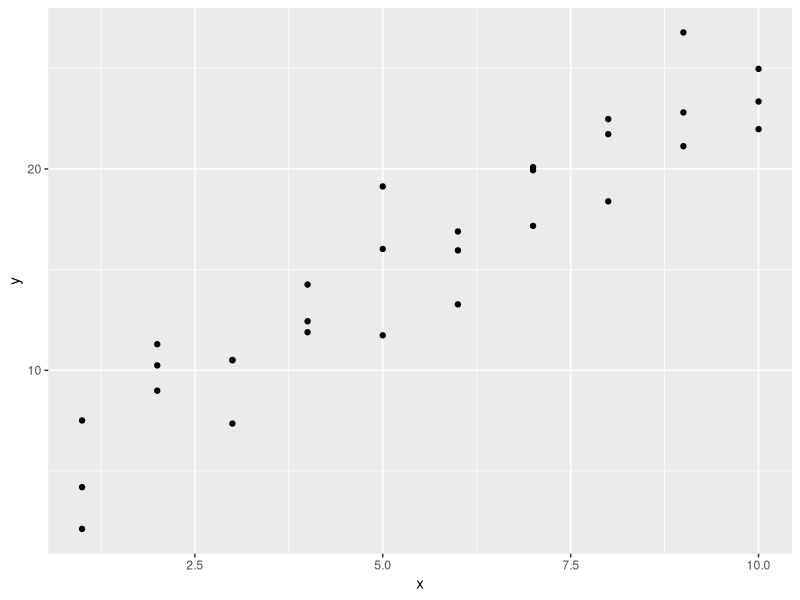
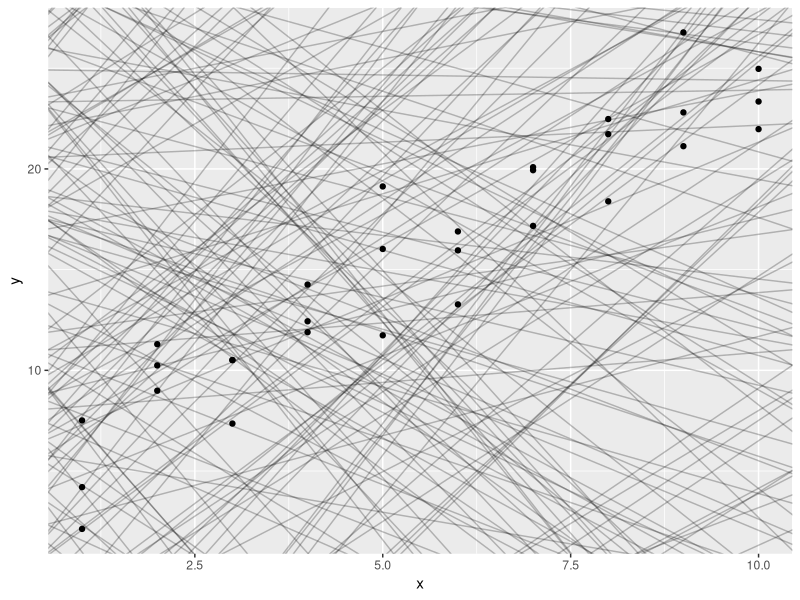
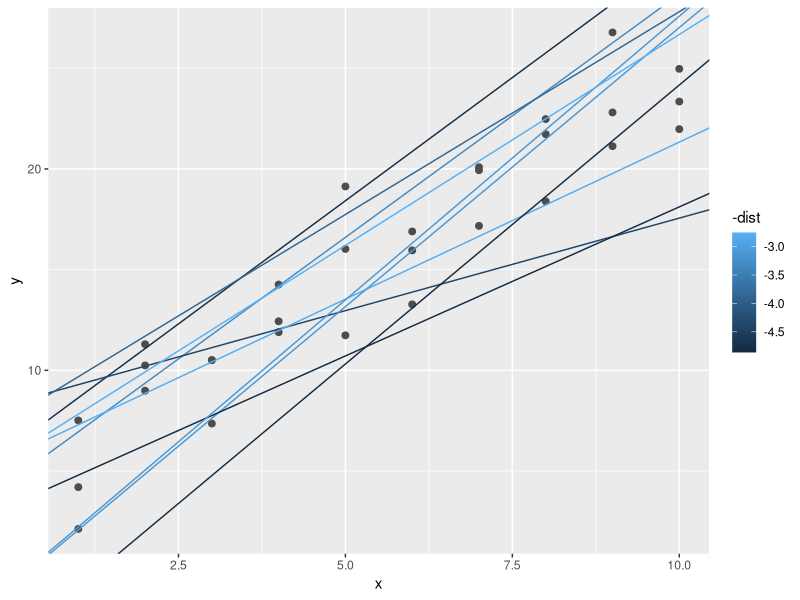

These charts were generated, in order, by the following R code:
## ---- chunk 1
library(tidyverse)

library(modelr)
options(na.action = na.warn)
## ---- chunk 2
ggplot(sim1, aes(x, y)) + 
  geom_point()
## ---- chunk 3
models <- tibble(
  a1 = runif(250, -20, 40),
  a2 = runif(250, -5, 5)
)

## ---- chunk 4
ggplot(sim1, aes(x, y)) + 
  geom_abline(aes(intercept = a1, slope = a2), data = models, alpha = 1/4) +
  geom_point() 
## ---- chunk 5
model1 <- function(a, data) {
  a[1] + data$x * a[2]
}
model1(c(7, 1.5), sim1)
## ---- chunk 6
measure_distance <- function(mod, data) {
  diff <- data$y - model1(mod, data)
  sqrt(mean(diff ^ 2))
}
measure_distance(c(7, 1.5), sim1)
## ---- chunk 7
sim1_dist <- function(a1, a2) {
  measure_distance(c(a1, a2), sim1)
}

models <- models %>% 
  mutate(dist = purrr::map2_dbl(a1, a2, sim1_dist))
models
## ---- chunk 8
ggplot(sim1, aes(x, y)) + 
  geom_point(size = 2, colour = "grey30") + 
  geom_abline(
    aes(intercept = a1, slope = a2, colour = -dist), 
    data = filter(models, rank(dist) <= 10)
  )
